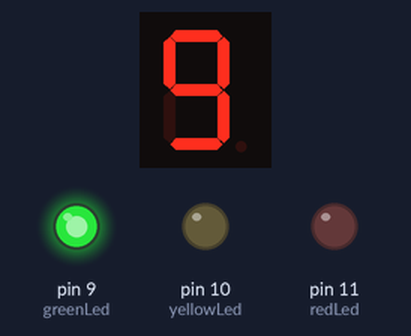
Recording of a sketch running on a simulated Arduino Uno, built with avr-gcc and run on an emulated ATmega328P. Parts: 1-digit seven-segment display, output pins drawn as LEDs (lit = HIGH). Wiring (inferred from the names in the program): 1-digit 7-segment display, segments lit when HIGH: segments pin 2, pin 3, pin 4, pin 5, pin 6, pin 7, pin 8. The segment pins are drawn as the display they are named for; pins used as bus, display or sensor lines are not drawn.

Above: at 0.1 s.
At 3.1 s:
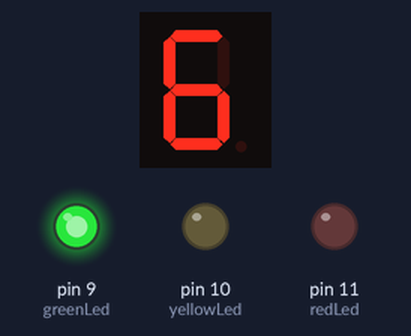
At 7.1 s:
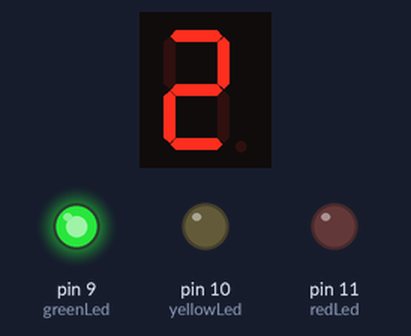
At 14.1 s:
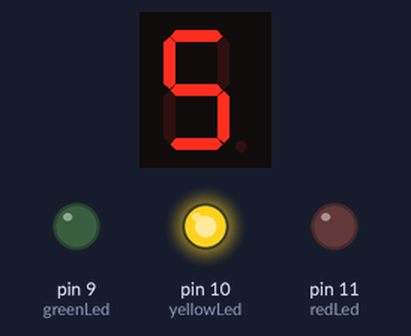
At 21.1 s:
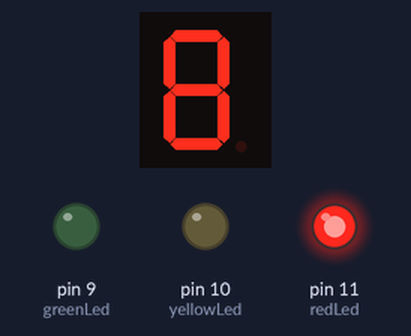
At 29.1 s:
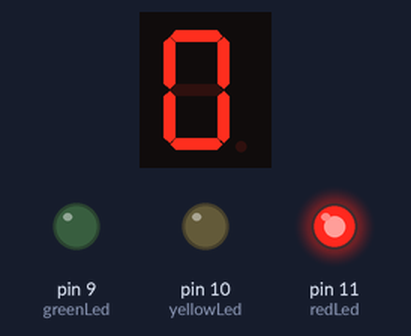
Timing chart, 0 to 31.5 s (numbered marks = the images above):
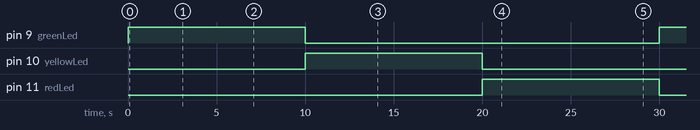

The sketch:

Code.ino
```cpp
// 7-segment pins (a to g)
int segPins[7] = {2, 3, 4, 5, 6, 7, 8};

// Traffic light pins
int greenLed = 9;
int yellowLed = 10;
int redLed = 11;

// Segment patterns for 0–9 (common cathode)
byte digits[10][7] = {
//{a,b,c,d,e,f,g}
  {1,1,1,1,1,1,0}, // 0
  {0,1,1,0,0,0,0}, // 1
  {1,1,0,1,1,0,1}, // 2
  {1,1,1,1,0,0,1}, // 3
  {0,1,1,0,0,1,1}, // 4
  {1,0,1,1,0,1,1}, // 5
  {1,0,1,1,1,1,1}, // 6
  {1,1,1,0,0,0,0}, // 7
  {1,1,1,1,1,1,1}, // 8
  {1,1,1,1,0,1,1}  // 9
};

void setup() {
  for (int i = 0; i < 7; i++) {
    pinMode(segPins[i], OUTPUT);
  }

  pinMode(greenLed, OUTPUT);
  pinMode(yellowLed, OUTPUT);
  pinMode(redLed, OUTPUT);
}

void displayDigit(int num) {
  for (int i = 0; i < 7; i++) {
    digitalWrite(segPins[i], digits[num][i]);
  }
}

void countdown() {
  for (int i = 9; i >= 0; i--) {
    displayDigit(i);
    delay(1000);
  }
}

void loop() {
  // GREEN
  digitalWrite(greenLed, HIGH);
  digitalWrite(yellowLed, LOW);
  digitalWrite(redLed, LOW);
  countdown();

  // YELLOW
  digitalWrite(greenLed, LOW);
  digitalWrite(yellowLed, HIGH);
  digitalWrite(redLed, LOW);
  countdown();

  // RED
  digitalWrite(greenLed, LOW);
  digitalWrite(yellowLed, LOW);
  digitalWrite(redLed, HIGH);
  countdown();
}
```

Measured:
- by itself, pin 9 (greenLed): LOW → HIGH at 0.00 s, → LOW 10.0 s later, → HIGH 20.0 s later
- by itself, pin 10 (yellowLed): LOW → HIGH at 10.0 s, → LOW 10.0 s later
- by itself, pin 11 (redLed): LOW → HIGH at 20.0 s, → LOW 10.0 s later
- what the display in image 1 shows lasts 1.0 s, from 3.0 s to 4.0 s
